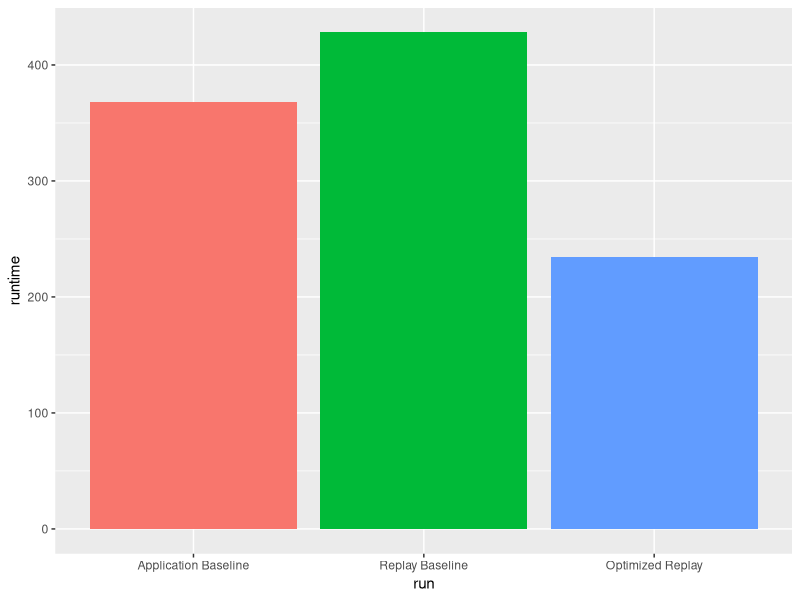

R code for this plot:
library(ggplot2)

pdf("fadvise-injection-runtimes.pdf", width=5, height=2)

# baseline_application.csv
# baseline_replay.csv
# fadvise.csv

fad = read.csv(file="fadvise.csv",head=TRUE,sep=",")
rep = read.csv(file="baseline_replay.csv",head=TRUE,sep=",")
app <- read.csv(file="baseline_application.csv",head=TRUE,sep=",")

fadm = mean(fad$us)/1000000
repm = mean(rep$us)/1000000
appm = mean(app$runtime)


names = c(
	"Application Baseline",
	"Replay Baseline",
	"Optimized Replay"
	)
times = c(appm, repm, fadm)

df = data.frame( run = factor(names, levels=names), runtime = times)
p = ggplot(data=df, aes(x=run, y=runtime, fill=run)) + geom_bar(stat="identity") + guides(fill=FALSE)

print(p)

dev.off()
